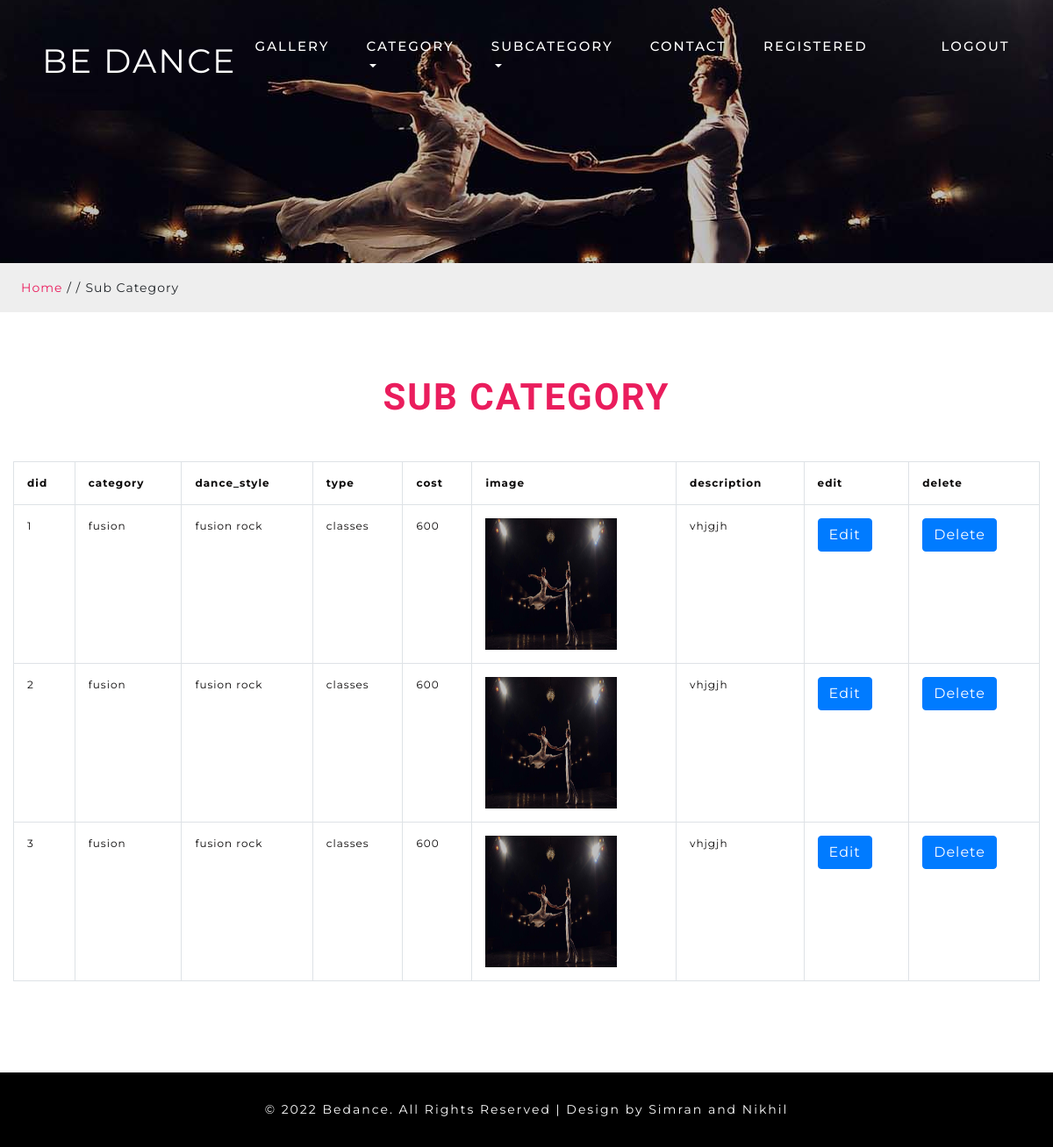
/viewsubcategory.php?x=1, run on the app's committed database.
### tables this page shows
CREATE TABLE `subcategory` (
  `did` int(255) NOT NULL,
  `cid` int(255) NOT NULL,
  `dance_style` varchar(255) NOT NULL,
  `type` varchar(255) NOT NULL,
  `cost` int(255) NOT NULL,
  `image` varchar(255) NOT NULL,
  `description` varchar(255) NOT NULL
);

CREATE TABLE `category` (
  `id` int(255) NOT NULL,
  `category` varchar(255) NOT NULL
);

### viewsubcategory.php (the view)
<?php
 include"config.php";
$query="select subcategory.*,category.category from subcategory INNER JOIN category ON subcategory.cid=category.id";
$result=mysqli_query($con,$query);
?>
<?php include"adminheader.php";?>
      <div class="inner_page-banner one-img">
      </div>
      <div class="using-border py-3">
         <div class="inner_breadcrumb  ml-4">
            <ul class="short_ls">
               <li>
                  <a href="index.html">Home</a>
                  <span>/ /</span>
               </li>
               <li>Sub Category</li>
            </ul>
         </div>
      </div>
      <section class="contact py-lg-4 py-md-3 py-sm-3 py-3">
         <div class="container-fluid py-lg-5 py-md-4 py-sm-4 py-3">
            <h3 class="title text-center mb-lg-5 mb-md-4 mb-sm-4 mb-3">Sub Category</h3>
            <div class="agile-info-para">
               <div class=" contact-wls-detail">
                  <div class="contact-form pb-lg-3 pb-2">
                   <table class="table table-bordered">
   <tr>
<th>did</th>
   <th>category</th>
   <th>dance_style</th>
   <th>type</th>
   <th>cost</th>
   <th>image</th>
   <th>description</th>
   <th>edit</th>
   <th>delete</th>
</tr>
<?php $i=1;
while ($arr=mysqli_fetch_array($result)){
   ?>
<tr><td><?php echo $i;?></td>
   <td><?php echo $arr['category'];?>
   <td><?php echo $arr['dance_style'];?>
      <td><?php echo $arr['type'];?>
      <td><?php echo $arr['cost'];?>
       <td><img src="upload/<?php echo $arr['image'];?>" height="150" width="150">
        <td><?php echo $arr['description'];?>
   </td>
   <td><a href="editsubcategory.php?id=<?php echo $arr['did'];?>" class="btn btn-primary">Edit</td>
   <td>
      <a href="deletesubcategory.php?id=<?php echo $arr['did'];?>" class="btn btn-primary">Delete</td>
   </td>
</tr>
<?php $i++;
}?>
</table>
                  </div>
    </div>
</div>
</div>
</section>
<?php include"footer.php";?>

### adminheader.php (shortened to what this page needs)
<!DOCTYPE html>
<html lang="zxx">
   <head>
      <link href="css/bootstrap.min.css" rel="stylesheet" type="text/css" media="all">
      <link href="css/fontawesome-all.min.css" rel="stylesheet" type="text/css" media="all">
      <link href="css/lsb.css" rel="stylesheet" type="text/css">
      <link href="css/style.css" rel='stylesheet' type='text/css' media="all">
   </head>
   <body>
      <div class="header-outs" id="home">
         <div class="header-bar">
            <nav class="navbar navbar-expand-lg navbar-light">
               <div class="hedder-up">
                  <h1><a class="navbar-brand" href="index.html">Be Dance</a></h1>
               </div>
               <div class="collapse navbar-collapse justify-content-end" id="navbarSupportedContent">
                  <ul class="navbar-nav ">
                     <li class="nav-item">
                        <a href="admingallery.php" class="nav-link">Gallery</a>
                     </li>
                     <li class="nav-item dropdown">
                        <a class="nav-link dropdown-toggle" href="#" id="navbarDropdown" role="button" data-toggle="dropdown" aria-haspopup="true" aria-expanded="false">
                        Category
                        </a>
                     </li>
                     <li class="nav-item dropdown">
                        <a class="nav-link dropdown-toggle" href="#" id="navbarDropdown" role="button" data-toggle="dropdown" aria-haspopup="true" aria-expanded="false">
                        Subcategory
                        </a>
                     </li>
                     <li class="nav-item">
                        <a href="viewcontact.php" class="nav-link">Contact</a>
                     </li>
                     <li class="nav-item">
                        <a href="viewregister.php" class="nav-link">Registered</a>
                     </li>
                     <li class="nav-item">
                        <a href="#" class="nav-link"><?php echo $_SESSION['name'];?></a>
                     </li>
                     <li class="nav-item">
                        <a href="logout.php" class="nav-link">Logout</a>
                     </li>
                  </ul>
               </div>
            </nav>
         </div>
      </div>

### footer.php (shortened to what this page needs)
      <footer class="py-lg-4 py-md-3 py-sm-3 py-3">
         <div class="copy-agile-right text-center text-white py-2">
            <p>
               © 2022 Bedance. All Rights Reserved | Design by Simran and Nikhil</a>
            </p>
         </div>
      </footer>
   </body>
</html>

### css/style.css (style rules this page uses)
html, body { padding: 0; margin: 0; background: #fff; letter-spacing: 1px; font-family: 'Montserrat', sans-serif; }
body a { outline: none; transition: 0.5s all; -webkit-transition: 0.5s all; -moz-transition: 0.5s all; -o-transition: 0.5s all; -ms-transition: 0.5s all; text-decoration: none; }
h1, h2, h3, h4, h5, h6 { margin: 0; padding: 0; font-family: 'Montserrat', sans-serif; letter-spacing: 1px; }
p { font-size:14px; margin: 0; padding: 0; letter-spacing: 1px; font-family: 'Montserrat', sans-serif; }
ul { margin: 0; padding: 0; list-style-type: none; }
.title { font-size: 50px; color: #ea1d5d; letter-spacing: 3px; font-weight: 600; text-transform: uppercase; font-family: 'Felipa', cursive; }
.header-bar { position: absolute; width: 100%; z-index: 99; }
h1 a.navbar-brand { font-size: 41px; color: #fff !important; text-transform: uppercase; font-weight: 400; letter-spacing: 2px; margin: 0px; }
.navbar-light .navbar-nav .nav-link { color: #fff; font-size: 15px; letter-spacing: 2px; text-transform: uppercase; font-weight: 500; padding: 10px 25px; transition: 0.5s all; -webkit-transition: 0.5s all; -moz-transition: 0.5s all; -o-transition: 0.5s all; -ms-transition: 0.5s all; }
nav.navbar.navbar-expand-lg.navbar-light { background: rgba(14, 14, 14, 0); padding: 2em 3em 0em; }
.inner_page-banner { text-align: center; background: url(../images/bhangra3.jpg) no-repeat center; background-size: cover; -webkit-background-size: cover; -moz-background-size: cover; -o-background-size: cover; -ms-background-size: cover; min-height: 300px; }
ul.short_ls li a { color: #ea1d5d; text-decoration: none; }
ul.short_ls li { list-style: none; display: inline-block; letter-spacing: 1px; font-size: 14px; }
.using-border { width: 100%; border: none; background: #eee; }
.hedder-up { padding: 10px 0px 0px; text-align: center; }
.one-img { background: url(../images/bhangra3.jpg)no-repeat center; }
a { color: #fff; text-decoration: none; }
.table > thead > tr > th, .table > tbody > tr > th, .table > tfoot > tr > th, .table > thead > tr > td, .table > tbody > tr > td, .table > tfoot > tr > td { font-size: 12px; color: #0a0808; border-top: none !important; }
.table td, .table>tbody>tr>td, .table>tbody>tr>th, .table>tfoot>tr>td, .table>tfoot>tr>th, .table>thead>tr>td, .table>thead>tr>th { padding: 15px!important; }
footer { background:#000; }
.nav-link { font-size: 14px; color: #fff; letter-spacing: 2px; }
.copy-agile-right p { letter-spacing: 2px; }
@media (max-width:1440px) { h1 a.navbar-brand { font-size: 38px; } }
@media (max-width:1440px) { .navbar-light .navbar-nav .nav-link { padding: 10px 21px; } }
@media (max-width:1440px) { .title { font-size: 45px; letter-spacing:2px; } }
@media (max-width:1280px) { .title { font-size: 42px; } }

### data on the page
subcategory: category.category "fusion", dance_style "fusion rock", type "classes", cost "600", image (picture), description "vhjgjh"
subcategory: category.category "fusion", dance_style "fusion rock", type "classes", cost "600", image (picture), description "vhjgjh"
subcategory: category.category "fusion", dance_style "fusion rock", type "classes", cost "600", image (picture), description "vhjgjh"
